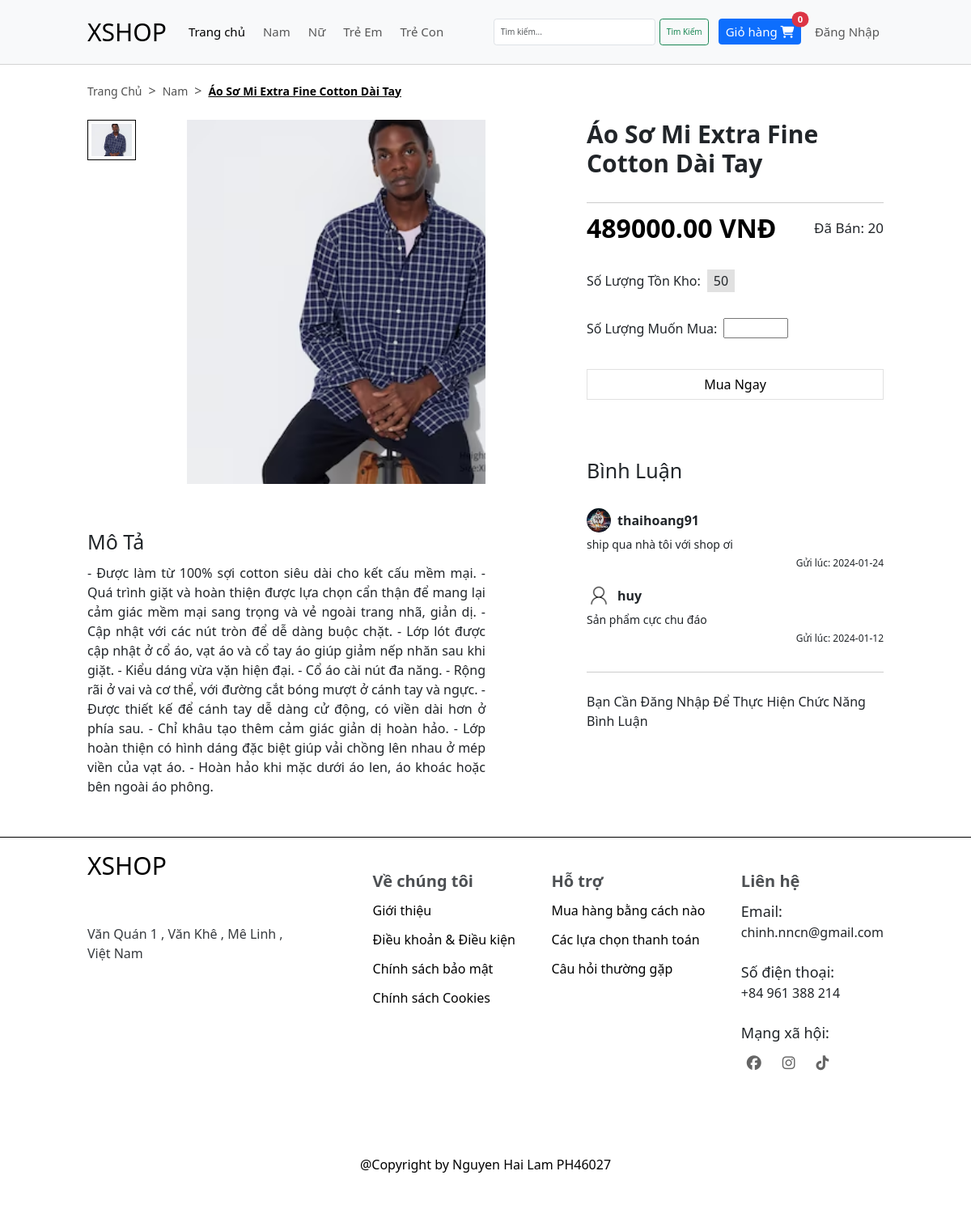
Page /?url=chitietsp&maSanPham=1 on the committed database.
### tables this page shows
CREATE TABLE `loai` (
  `maLoai` int(11) NOT NULL,
  `tenLoai` varchar(255) NOT NULL
);

CREATE TABLE `san_pham` (
  `maSanPham` int(11) NOT NULL,
  `tenSanPham` varchar(255) NOT NULL,
  `gia` decimal(20,2) NOT NULL,
  `soLuong` int(11) NOT NULL,
  `anh` varchar(255) NOT NULL,
  `moTa` text NOT NULL,
  `luotMua` int(11) NOT NULL DEFAULT 0,
  `trangThai` bit(1) NOT NULL,
  `maDanhMuc` int(11) NOT NULL
);

CREATE TABLE `binh_luan` (
  `maBinhLuan` int(11) NOT NULL,
  `maTaiKhoan` int(11) NOT NULL,
  `noiDung` varchar(255) NOT NULL,
  `ngayBinhLuan` date NOT NULL DEFAULT current_timestamp(),
  `maSanPham` int(11) NOT NULL
);

CREATE TABLE `tai_khoan` (
  `maTaiKhoan` int(11) NOT NULL,
  `email` varchar(255) NOT NULL,
  `tenNguoiDung` varchar(255) NOT NULL,
  `matKhau` varchar(255) NOT NULL,
  `quyen` bit(1) NOT NULL,
  `avatar` varchar(255) NOT NULL DEFAULT 'users/user-default.png'
);

### app/models/pdo.php (called while the page is built, shortened)
<?php
    function getConnect() {
        try {
            $connect = new PDO(
                "mysql:host=" . DB_HOST .
                ";dbname=" . DB_DATABASE .
                ";charset=" . DB_CHARSET,
                DB_USERNAME,
                DB_PASSWORD
            );
            $connect -> setAttribute(PDO::ATTR_ERRMODE, PDO::ERRMODE_EXCEPTION);
            return $connect;
        }
        catch(PDOException $e) {
            echo "Loi ket noi den database " . $e -> getMessage();
        }
    }
    function getData($sql, $getAll = true) {
        try {
            $connect = getConnect();
            $stmt = $connect -> prepare($sql);
            $stmt -> execute();
        }
        catch(PDOException $e) {
            echo "loi cau lenh: $sql";
        }
        finally {
            unset($connect);
        }
        if($getAll) {
            return $stmt -> fetchAll();
        }
        return $stmt -> fetch();
    }
?>

### app/models/LoaiModel.php (called while the page is built, shortened)
<?php
    require_once "pdo.php";
    function getAllLoai() {
        $sql = "SELECT * FROM loai ORDER BY maLoai";
        return getData($sql);
    }
?>

### app/controllers/HomeController.php (called while the page is built, shortened)
<?php
    require_once MODELS_URL . "LoaiModel.php";
    require_once MODELS_URL . "ProductsModel.php";
    require_once MODELS_URL . "BinhLuanModel.php";
    function chitietsp() {
        $maSanPham = $_GET["maSanPham"];
        $sanPham = getProductID($maSanPham);
        $listBinhLuan = getAllCommentsProduct($maSanPham);
        include VIEWS_URL . "home/chitietsp.php";
    }
?>

### app/models/ProductsModel.php (called while the page is built, shortened)
<?php
    require_once "pdo.php";
    function getProductID($maSanPham) {
        $sql = "SELECT A.*, B.tenDanhMuc, C.maLoai, C.tenLoai FROM san_pham A
                JOIN danh_muc B ON A.maDanhMuc = B.maDanhMuc
                JOIN loai C ON B.maLoai = C.maLoai
                WHERE maSanPham = $maSanPham;
                ";
        return getData($sql, false);
    }
?>

### app/models/BinhLuanModel.php (called while the page is built, shortened)
<?php
    require_once "pdo.php";
    function getAllCommentsProduct($maSanPham) {
        $sql = "SELECT A.*, B.tenNguoiDung, B.avatar FROM binh_luan A
                JOIN tai_khoan B ON A.maTaiKhoan = B.maTaiKhoan
                WHERE maSanPham = $maSanPham
                ORDER BY A.ngayBinhLuan DESC
                ";
        return getData($sql);
    }
?>

### app/views/products/detail.php (the view, shortened to what this page needs)
<div class="container">
    <div class="left-product">
        <div class="left-product_top">
            <div class="left-product_left-img">
                <div class="left-product_img-small-wrap">
                    <div class="left-product_img-small" style="background-image: url('<?php echo IMAGES_URL . $sanPham["anh"] ?>');"></div>
                </div>
            </div>
            <div class="left-product_right-img" style="background-image: url('<?php echo IMAGES_URL . $sanPham["anh"]?>');"></div>
        </div>
        <div class="left-product_bottom">
            <h1 class="left-product_bottom-title">Mô Tả</h1>
            <p class="left-product_bottom-description">
                <?php echo $sanPham["moTa"] ?>
            </p>
        </div>
    </div>
    <div class="right-product">
        <h1 class="product-title"><?php echo $sanPham["tenSanPham"] ?></h1>
        <div class="product-price-wrap">
            <h1 class="product-price"><?php echo $sanPham["gia"] ?> vnđ</h1>
            <p class="product-buyed">Đã Bán: <?php echo $sanPham["luotMua"] ?></p>
        </div>
        <div class="product-feature">
            <p class="product-feature_text">Số Lượng Tồn Kho:</p>
            <span class="product-feature_quantity"><?php echo $sanPham["soLuong"] ?></span>
        </div>
        <form action="?url=chitietsp&maSanPham=<?php echo $sanPham["maSanPham"] ?>" method="post">
            <div class="product-feature">
                <p class="product-feature_text">Số Lượng Muốn Mua:</p>
                <input type="number" class="product-feature_buy" required>
            </div>
            <div class="product-feature_error"></div>
            <button type="submit" class="btn-buy">Mua Ngay</button>
        </form>
        <div class="product-comments">
            <h1 class="product-comments_title">Bình Luận</h1>
            <?php foreach($listBinhLuan as $binhLuan ) : ?>
                <div class="product-comment">
                    <div class="product-comment_info">
                        <div class="product-comment_avatar" style="background-image: url('<?php echo IMAGES_URL . $binhLuan["avatar"]?>');"></div>
                        <div class="product-comment_name">
                            <?php echo isset($_COOKIE["maUser"]) ? ($_COOKIE["maUser"] == $binhLuan["maTaiKhoan"] ? "Bạn" : $binhLuan["tenNguoiDung"]) : $binhLuan["tenNguoiDung"] ?>
                        </div>
                    </div>
                    <div class="product-comment_content">
                        <?php echo $binhLuan["noiDung"] ?>
                    </div>
                    <div class="product-comment_day">Gửi lúc: <?php echo $binhLuan["ngayBinhLuan"] ?></div>
                </div>
            <?php endforeach ?>
            <?php if(!isset($_COOKIE["maUser"])) : ?>
                <div style="margin-top: 32px; padding-top: 24px; border-top: 1px solid #ccc;">
                    <p>Bạn Cần Đăng Nhập Để Thực Hiện Chức Năng Bình Luận</p>
                </div>
            <?php endif ?>
        </div>
    </div>
</div>

### includes/header.php (shortened to what this page needs)
<?php
    require_once MODELS_URL . "LoaiModel.php";
    $listLoai = getAllLoai();
?>
<!DOCTYPE html>
<html lang="en">
<head>
    <link href="https://cdn.jsdelivr.net/npm/bootstrap@5.3.2/dist/css/bootstrap.min.css" rel="stylesheet">
    <link rel="stylesheet" href="https://cdnjs.cloudflare.com/ajax/libs/font-awesome/6.5.1/css/all.min.css" />
    <link rel="stylesheet" href="<?php echo CSS_URL ?>grid.css">
    <link rel="stylesheet" href="<?php echo CSS_URL ?>style.css">
</head>
<body>
    <div class="main">
        <div class="header">
            <nav class="navbar navbar-expand-lg bg-body-tertiary">
                <div class="container-fluid grid wide">
                    <a class="navbar-brand header-logo" href="?">XSHOP</a>
                    <div class="collapse navbar-collapse" id="navbarSupportedContent">
                        <ul class="navbar-nav me-auto mb-2 mb-lg-0">
                            <li class="nav-item">
                                <a class="nav-link active" aria-current="page" href="?">Trang chủ</a>
                            </li>
                            <?php foreach($listLoai as $loai) : ?>
                                <li class="nav-item">
                                    <a class="nav-link" href="?url=loc&maLoai=<?php echo $loai["maLoai"] ?>"><?php echo $loai["tenLoai"]?></a>
                                </li>
                            <?php endforeach ?>
                        </ul>
                        <div class="d-flex">
                            <form action="" method="get" class="d-flex" role="search">
                                <input
                                    class="form-control-custom form-control me-2"
                                    type="search"
                                    placeholder="Tìm kiếm..."
                                    aria-label="Search"
                                    name="keyword"
                                >
                                <button class="btn btn-outline-success" type="submit">Tìm Kiếm</button>
                            </form>
                            <form action="?url=giohang" method="post">
                                <button type="submit" class="btn btn-primary position-relative header-cart-btn nav-item">
                                    Giỏ hàng
                                    <i class="fa-solid fa-cart-shopping"></i>
                                    <span class="position-absolute top-0 start-100 translate-middle badge rounded-pill bg-danger">
                                    0
                                    </span>
                                </button>
                            </form>
                            <ul class="header-navbar-nav-custom navbar-nav me-auto mb-2 mb-lg-0">
                                <?php if(!isset($_COOKIE["maUser"]) || $user["quyen"] !== 0) :?>
                                    <li class="nav-item">
                                        <a class="nav-link" href="?url=dangnhap">Đăng Nhập</a>
                                    </li>
                                <?php endif ?>
                            </ul>
                        </div>
                    </div>
                </div>
            </nav>
        </div>

### app/views/home/chitietsp.php
<link rel="stylesheet" href="<?php echo CSS_URL ?>chitietsanpham.css">
<div class="body">
    <div class="grid wide">
        <div class="directional">
            <a href="?" class="directional-page">Trang chủ</a><span class="directional-icon">></span>
            <a
                href="?url=loc&maLoai=<?php echo $sanPham["maLoai"] ?>"
                class="directional-page"><?php echo $sanPham["tenLoai"] ?>
            </a>
            <span class="directional-icon">></span>
            <a href="#" class="directional-page directional-page--active disabled"><?php echo $sanPham["tenSanPham"]?></a>
        </div>
        <?php include VIEWS_URL . "products/detail.php" ?>
    </div>
</div>

### assets/css/grid.css (style rules this page uses)
.grid { width: 100%; display: block; padding: 0; }
.grid.wide { max-width: 1200px; margin: 0 auto; }
@media (min-width: 1024px) and (max-width: 1239px) { .wide { width: 984px; } }

### assets/css/style.css (style rules this page uses)
* { margin: 0; padding: 0; box-sizing: border-box; }
html { font-size: 62.5%; }
button, body { font-size: 1.6rem; }
:root { --primary-color: #f7f7f7; --active-color: #e1e1e1; --header-height: 80px; }
.disabled { pointer-events: none; user-select: none; }
.header { height: var(--header-height); display: flex; align-items: center; position: fixed; top: 0; right: 0; left: 0; width: 100%; z-index: 99; border-bottom: 1px solid #d3d3d3; }
.navbar { flex: 1; height: 100%; }
.container-fluid { height: 100%; }
.header-logo { display: inline-block; font-size: 3rem; }
.form-control-custom { width: 200px; }
.nav-item { margin-left: 12px; font-size: 1.5rem; }
.body { padding-bottom: 40px; margin-top: calc(var(--header-height) + 20px); min-height: 600px; }
.container { padding: 0; margin: 0; display: flex; padding-top: 24px; }
.directional { display: flex; align-items: center; }
.directional-page { font-size: 1.4rem; display: inline-block; text-decoration: none; color: #505050; text-transform: capitalize; }
.directional-page--active { color: #000; font-weight: 600; user-select: none; text-decoration: underline; }
.directional-icon { margin-left: 8px; margin-right: 8px; color: #505050; }
.product-feature { text-transform: uppercase; }
.product-title { height: 48px; font-size: 1.6rem; font-weight: 600; display: -webkit-box; -webkit-line-clamp: 2; -webkit-box-orient: vertical; overflow: hidden; text-transform: capitalize; }
.product-price { margin-top: 12px; font-size: 2.2rem; color: red; font-weight: 650; user-select: none; text-transform: uppercase; }

### assets/css/chitietsanpham.css (style rules this page uses)
.left-product { width: 50%; }
.right-product { width: 50%; }
.left-product_top { display: flex; justify-content: space-between; }
.left-product_left-img { width: 25%; }
.left-product_img-small-wrap { width: 60px; height: 50px; padding: 4px; border: 1px solid #000; cursor: pointer; }
.left-product_img-small { width: 100%; height: 100%; background-size: cover; }
.left-product_right-img { width: 75%; height: 450px; background-size: cover; }
.left-product_bottom { margin-top: 56px; }
.left-product_bottom-description { margin-top: 12px; text-align: justify; }
.right-product { padding-left: 125px; }
.product-title { font-size: 3rem; display: block; overflow: unset; font-weight: 600; margin-bottom: 30px; height: unset; }
.product-price-wrap { display: flex; justify-content: space-between; align-items: center; padding-top: 12px; border-top: 1px solid #ccc; }
.product-price { font-size: 3.2rem; color: #000; margin: 0; }
.product-buyed { margin: 0; font-size: 1.7rem; }
.product-feature { margin-top: 32px; display: flex; align-items: center; text-transform: capitalize; }
.product-feature_text { display: inline-block; margin: 0; }
.product-feature_quantity { margin-left: 8px; padding: 2px 8px; background-color: var(--active-color); }
.product-feature_buy { margin-left: 8px; padding: 0 5px; font-size: 1.4rem; width: 80px; }
.product-feature_error { color: red; text-transform: capitalize; font-size: 1.4rem; margin-top: 6px; height: 20px; }
.btn-buy { margin-top: 12px; width: 100%; padding: 6px 0; border: 1px solid var(--active-color); background-color: #fff; }
.product-comments { margin-top: 72px; }
.product-comments_title { margin-bottom: 32px; }
.product-comment + .product-comment { margin-top: 16px; }
.product-comment_info { display: flex; align-items: center; }
.product-comment_avatar { width: 30px; height: 30px; background-size: cover; background-position: center; border-radius: 50%; margin-right: 8px; }
.product-comment_name { font-weight: 600; }
.product-comment_content { font-size: 1.4rem; margin-top: 4px; }
.product-comment_day { text-align: right; font-size: 1.2rem; margin-top: 4px; }

### rows in the picture
loai: tenLoai "Nam"
loai: tenLoai "Nữ"
loai: tenLoai "Trẻ Em"
loai: tenLoai "Trẻ Con"
san_pham: loai.tenLoai "Nam", tenSanPham "Áo Sơ Mi Extra Fine Cotton Dài Tay", anh (picture), moTa "- Được làm từ 100% sợi cotton siêu dài cho kết cấu mềm mại. - Quá trình giặt và hoàn thiện được lựa chọn cẩn thận để mang lại cảm giác mềm mại sang trọng và vẻ ngoài trang nhã, giản dị. - Cập nhật với các nút tròn để dễ dàng buộc chặt. - Lớp lót được cập nhật ở cổ áo, vạt áo và cổ tay áo giúp giảm nếp nhăn sau khi giặt. - Kiểu dáng vừa vặn hiện đại. - Cổ áo cài nút đa năng. - Rộng rãi ở vai và cơ thể, với đường cắt bóng mượt ở cánh tay và ngực. - Được thiết kế để cánh tay dễ dàng cử động, có viền dài hơn ở phía sau. - Chỉ khâu tạo thêm cảm giác giản dị hoàn hảo. - Lớp hoàn thiện có hình dáng đặc biệt giúp vải chồng lên nhau ở mép viền của vạt áo. - Hoàn hảo khi mặc dưới áo len, áo khoác…", gia "489000.00", luotMua "20", soLuong "50"
binh_luan: maTaiKhoan.avatar (picture), maTaiKhoan.tenNguoiDung "thaihoang91", noiDung "ship qua nhà tôi với shop ơi", ngayBinhLuan "2024-01-24"
binh_luan: maTaiKhoan.avatar (placeholder picture), maTaiKhoan.tenNguoiDung "huy", noiDung "Sản phẩm cực chu đáo", ngayBinhLuan "2024-01-12"
